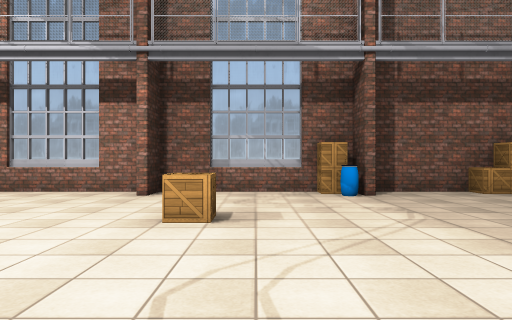
View 1 (above)

24 first-person views from a walk through a scene from a Unity 3-D project. The camera is 1.3 m above the floor, looks level and sees 70° across. The floor is counted in squares, 2 m on a side. Each view is taken from the middle of a square. On the plan, view 1 faces up. The plan holds only what a view shows up to about 11 squares ahead; the rest is blank. Some surface patterns are stand-ins.

View 2
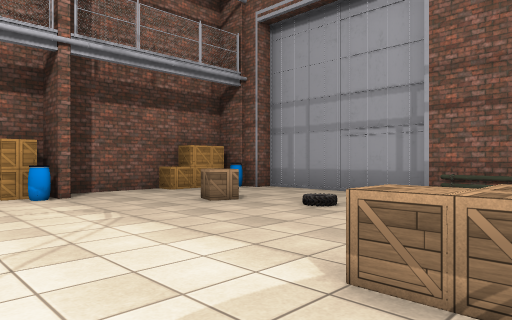

View 3
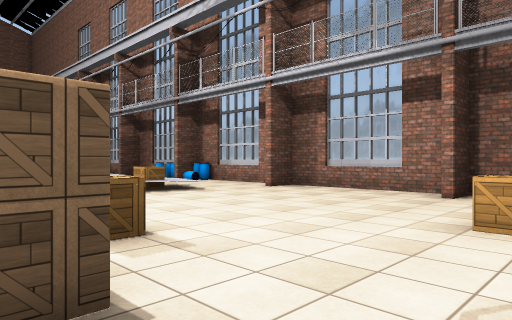

View 4
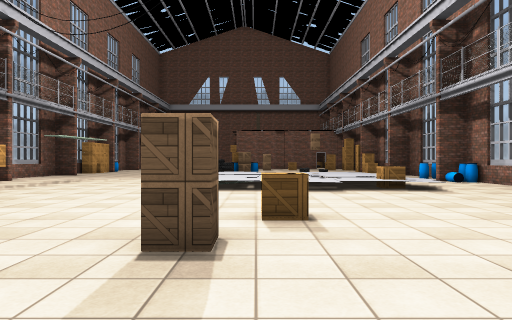

View 5
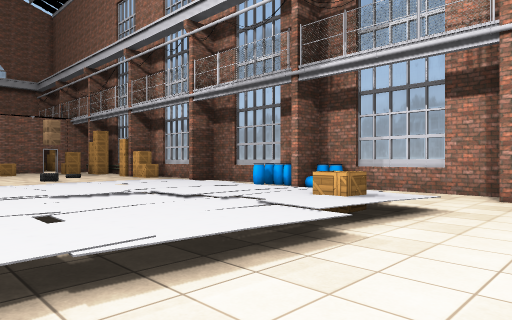

View 6
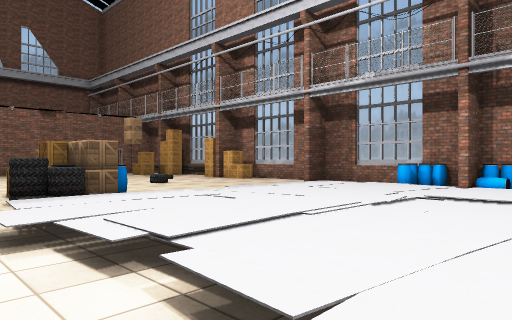

View 7
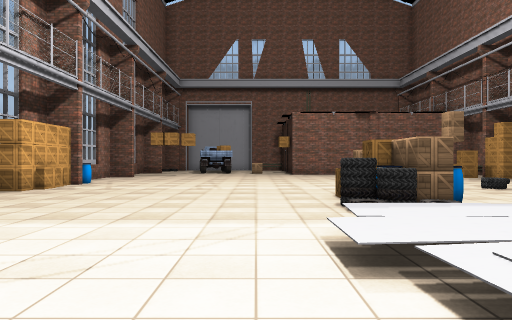

View 8
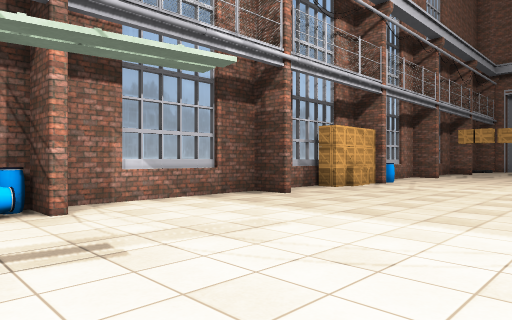

View 9
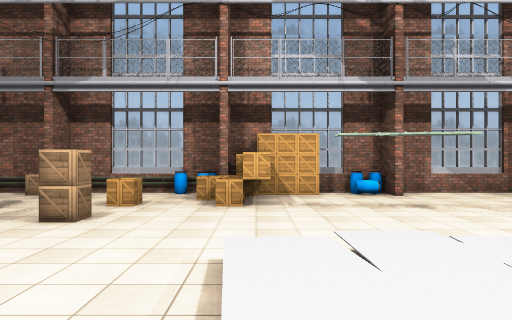

View 10
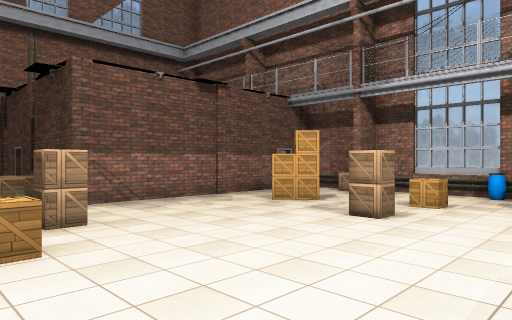

View 11
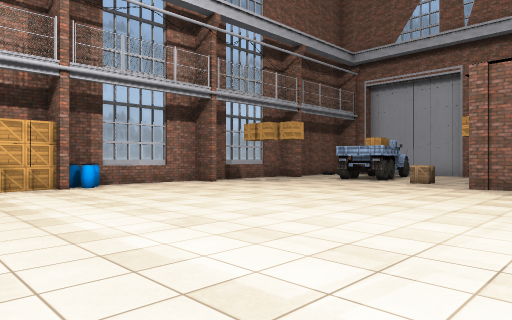

View 12
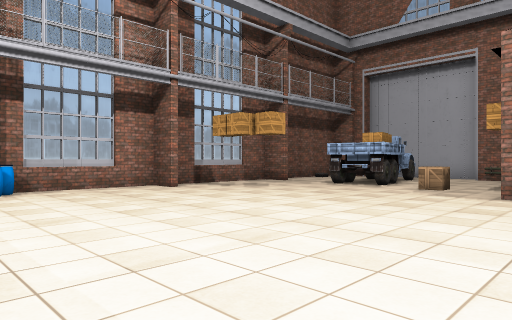

View 13
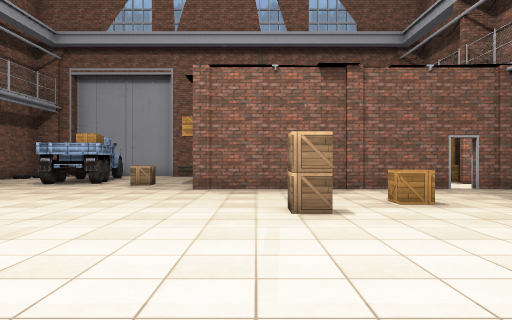

View 14
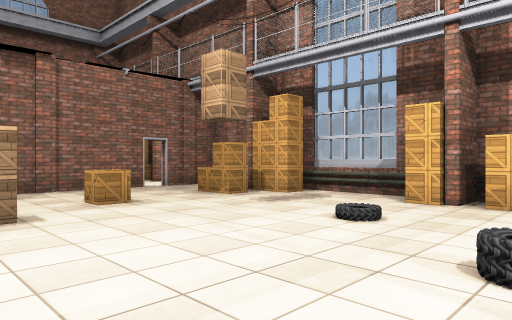

View 15
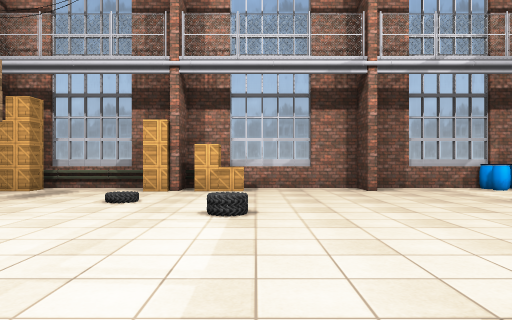

View 16
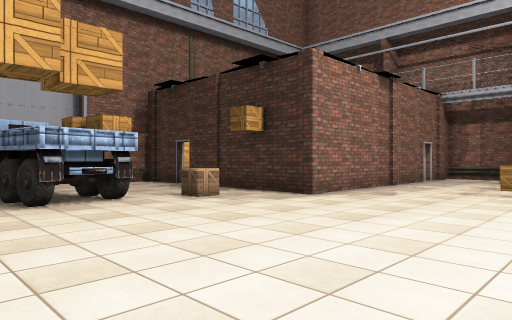

View 17
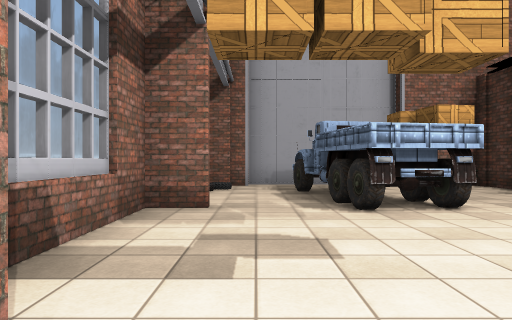

View 18
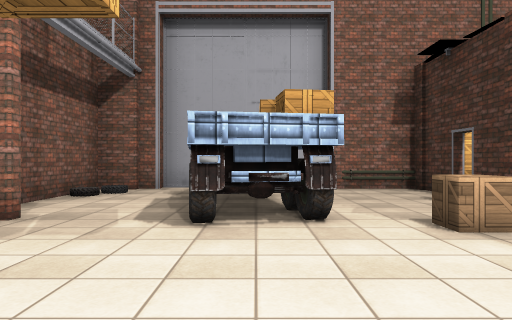

View 19
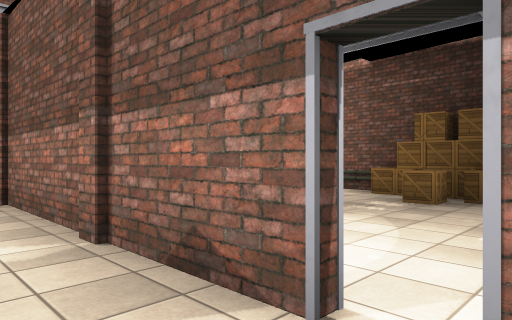

View 20
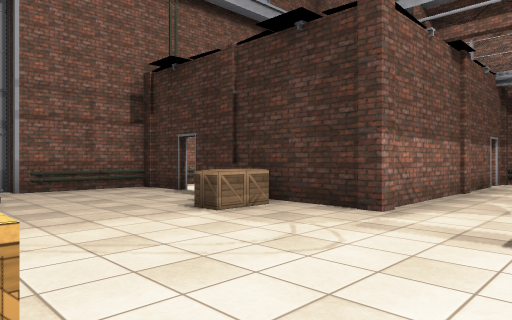

View 21
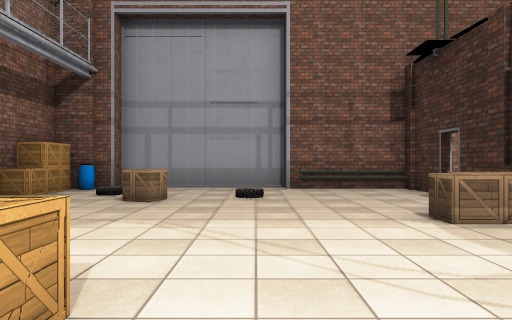

View 22
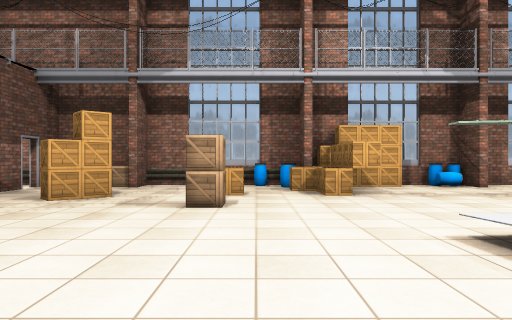

View 23
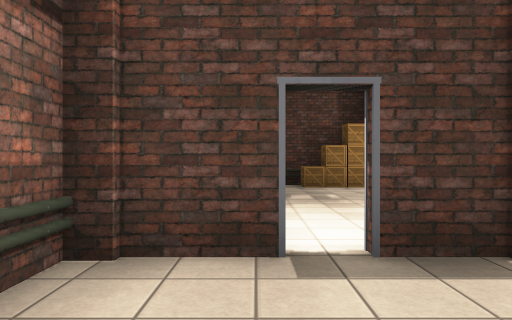

View 24
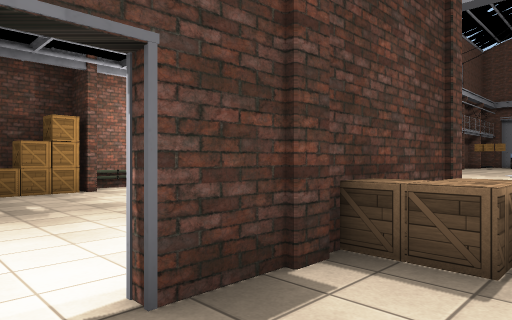

### Floor plan
Key: @ floor where view 1 was taken; # wall or solid block; . main floor; : floor 0.25 m higher than the main floor; + floor 0.5 m higher than the main floor; / step, stairs or slope; B barrel; A box; W wheel; T truck; O other object.
Columns run from 32 left of view 1 to 7 right of it. Each row starts with its distance up from view 1.
  8        #  ############################
  7     A### AA..AA..#..BBB...#...#..BA..AB
  6      ..#.A.............................#
  5        #.........../////:/..........A..#
  4        #.........../++++A/.....A.......#
  3        #.A.........///++:/.............#
  2        #..A......../++++++.............#
  1        #.........B./++++//...AA...A....#
  0  AO##  #........OAWO+++++/......@.AA####
 -1 #.................//////+/......#  ####
 -2 #....A..........................#  ...#
 -3 #...........................A...#  ...#
 -4 #. TAA........................A.#  ...A
 -5 #.TTT....................A.A....# ...AA
 -6 #........................OA.....#....A
 -7 ## ..#...#..BBAA.#....B.AABB..A.###AA
 -8  ################################ ###

Where each view was taken, in squares from view 1:
view 1: 0 up, 0 right, facing up
view 2: 0 up, 0 right, facing up-right
view 3: 0 up, 0 right, facing up-left
view 4: 1 up, 1 right, facing left
view 5: 0 up, 5 left, facing up-left
view 6: 2 down, 8 left, facing up-left
view 7: 2 down, 9 left, facing left
view 8: 2 down, 9 left, facing down-left
view 9: 2 up, 7 left, facing down
view 10: 2 up, 7 left, facing down-right
view 11: 2 up, 16 left, facing down-left
view 12: 1 up, 18 left, facing down-left
view 13: 1 up, 17 left, facing left
view 14: 1 up, 17 left, facing up-left
view 15: 1 down, 17 left, facing up
view 16: 6 down, 21 left, facing up-left
view 17: 6 down, 22 left, facing left
view 18: 4 down, 23 left, facing left
view 19: 7 down, 1 left, facing up-right
view 20: 4 up, 2 left, facing down-right
view 21: 3 up, 2 left, facing right
view 22: 2 up, 5 left, facing down
view 23: 2 up, 5 right, facing down
view 24: 1 up, 5 right, facing down-left
